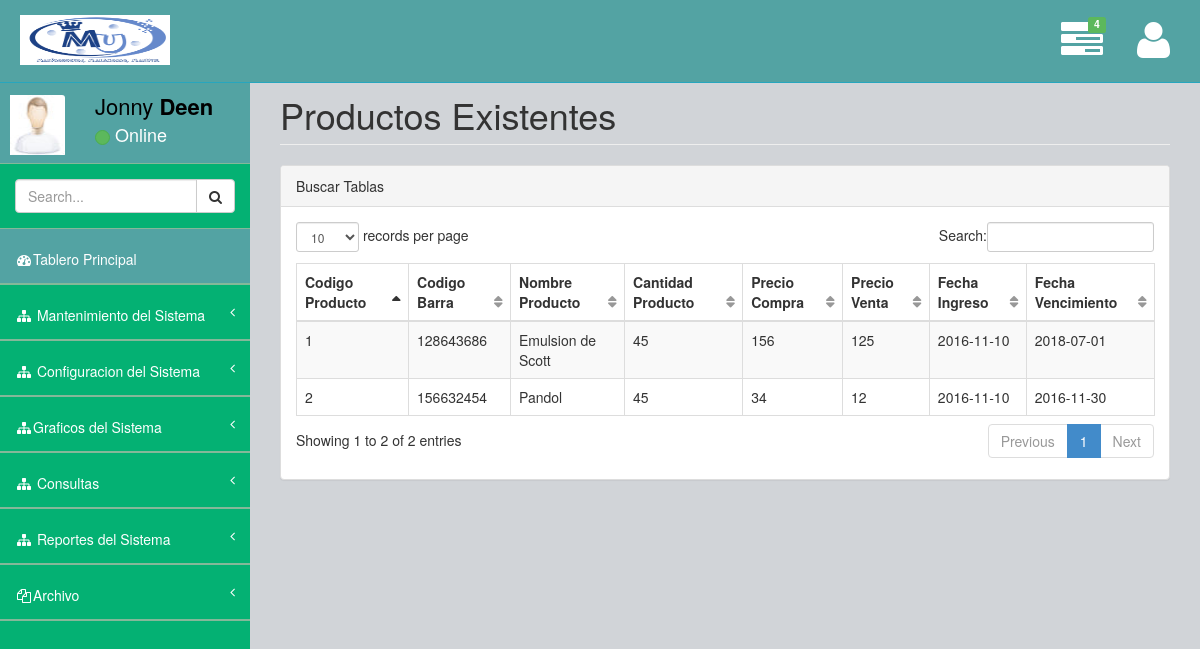
The app's page /Sistema/class/tables3.php with its own data.
### tables this page shows
CREATE TABLE IF NOT EXISTS `tbl_productos` (
  `codigo_producto` int(11) NOT NULL AUTO_INCREMENT,
  `codigo_presentacion` int(11) NOT NULL,
  `codigo_imagen` int(11) NOT NULL,
  `codigo_estado` int(11) NOT NULL,
  `codigo_tipo_venta` int(11) NOT NULL,
  `codigo_descuento` int(11) NOT NULL,
  `codigo_impuesto` int(11) NOT NULL,
  `codigo_dosis` int(11) NOT NULL,
  `codigo_laboratorio` int(11) NOT NULL,
  `fotografia` tinyblob,
  `codigo_barra` varchar(60) DEFAULT NULL,
  `nombre_producto` varchar(400) NOT NULL,
  `cantidad_producto` int(11) NOT NULL,
  `precio_compra` decimal(10,0) NOT NULL,
  `precio_venta` decimal(10,0) DEFAULT NULL,
  `fecha_ingreso` date NOT NULL,
  `fecha_vencimiento` date NOT NULL,
  `indicaciones_producto` varchar(500) DEFAULT NULL,
  PRIMARY KEY (`codigo_producto`),
  KEY `fk_tbl_productos_tbl_presentaciones_idx` (`codigo_presentacion`),
  KEY `fk_tbl_productos_tbl_laboratorios1_idx` (`codigo_laboratorio`),
  KEY `fk_tbl_productos_tbl_imagenes1_idx` (`codigo_imagen`),
  KEY `fk_tbl_productos_tbl_dosis1_idx` (`codigo_dosis`),
  KEY `fk_tbl_productos_tbl_estados1_idx` (`codigo_estado`),
  KEY `fk_tbl_productos_tbl_tipo_ventas1_idx` (`codigo_tipo_venta`),
  KEY `fk_tbl_productos_tbl_descuentos1_idx` (`codigo_descuento`),
  KEY `fk_tbl_productos_tbl_impuestos1_idx` (`codigo_impuesto`)
);

### Sistema/class/class_conexion.php (called while the page is built, shortened)
<?php
	class Conexion{
		private $usuario="root";
		private $contrasena="";
		private $host="localhost";
		private $baseDatos="db_farmacia_maxutil";
		private $puerto="3306";
		private $link;
		public function establecerConexion(){
			$this->link = mysqli_connect($this->host, $this->usuario, $this->contrasena, $this->baseDatos, $this->puerto);
		}
		public function ejecutarInstruccion($sql){
			return mysqli_query($this->link, $sql);
		}
		public function obtenerFila($resultado){
			return mysqli_fetch_array($resultado);
		}
	}
?>

### Sistema/class/tables3.php (the view, shortened to what this page needs)
<!DOCTYPE html>
<html>
<head>
    <link href="../css/plugins/bootstrap/bootstrap.css" rel="stylesheet" />
    <link href="../css/font-awesome/css/font-awesome.css" rel="stylesheet" />
    <link href="../css/plugins/pace/pace-theme-big-counter.css" rel="stylesheet" />
  <link href="../css/style.css" rel="stylesheet" />
      <link href="../css/main-style.css" rel="stylesheet" />
    <link href="../css/plugins/dataTables/dataTables.bootstrap.css" rel="stylesheet" />
</head>
<body>
    <div id="wrapper">
        <nav class="navbar navbar-default navbar-fixed-top" role="navigation" id="navbar">
            <div class="navbar-header">
                <a class="navbar-brand" href="../formularios/administrador.php" >
                    <img src="../img/logoMaxUtil.png" alt="" width="150" style="height: 50px;" />
                </a>
            </div>
            <ul class="nav navbar-top-links navbar-right">
                <li class="dropdown">
                    <a class="dropdown-toggle" data-toggle="dropdown" href="#">
                        <span class="top-label label label-success">4</span>  <i class="fa fa-tasks fa-3x"></i>
                    </a>
                </li>
                <li class="dropdown">
                    <a class="dropdown-toggle" data-toggle="dropdown" href="#">
                        <i class="fa fa-user fa-3x"></i>
                    </a>
                </li>
            </ul>
        </nav>
        <nav class="navbar-default navbar-static-side" role="navigation">
            <div class="sidebar-collapse">
                <ul class="nav" id="side-menu">
                    <li>
                        <div class="user-section">
                            <div class="user-section-inner">
                                <img src="../img/user.jpg" alt="">
                            </div>
                            <div class="user-info">
                                <div>Jonny <strong>Deen</strong></div>
                                <div class="user-text-online">
                                    <span class="user-circle-online btn btn-success btn-circle "></span>&nbsp;Online
                                </div>
                            </div>
                        </div>
                    </li>
                    <li class="sidebar-search">
                        <div class="input-group custom-search-form">
                            <input type="text" class="form-control" placeholder="Search...">
                            <span class="input-group-btn">
                                <button class="btn btn-default" type="button">
                                    <i class="fa fa-search"></i>
                                </button>
                            </span>
                        </div>
                    </li>
                    <li class="selected">
                        <a href="../formularios/administrador.php"><i class="fa fa-dashboard fa-fw"></i>Tablero Principal</a>
                    </li>
                    <li>
                        <a href="#"><i class="fa fa-sitemap fa-fw"></i> Mantenimiento del Sistema<span class="fa arrow"></span></a>
                    </li>
                    <li>
                        <a href="#"><i class="fa fa-sitemap fa-fw"></i> Configuracion del Sistema<span class="fa arrow"></span></a>
                    </li>
                    <li>
                        <a href="#"><i class="fa fa-sitemap fa-fw"></i>Graficos del Sistema<span class="fa arrow"></span></a>
                    </li>
                    <li>
                        <a href="#"><i class="fa fa-sitemap fa-fw"></i> Consultas<span class="fa arrow"></span></a>
                    </li>
                    <li>
                        <a href="#"><i class="fa fa-sitemap fa-fw"></i> Reportes del Sistema<span class="fa arrow"></span></a>
                    </li>
                    <li>
                        <a href="#"><i class="fa fa-files-o fa-fw"></i>Archivo<span class="fa arrow"></span></a>
                    </li>
                </ul>
            </div>
        </nav>
        <div id="page-wrapper">
            <div class="row">
                <div class="col-lg-12">
                    <h1 class="page-header">Productos Existentes</h1>
                </div>
            </div>
            <div class="row">
                <div class="col-lg-12">
                    <div class="panel panel-default">
                        <div class="panel-heading">
                             Buscar Tablas
                        </div>
                        <div class="panel-body">
                            <div class="table-responsive">
                                <?php
                                include_once("class_conexion.php");
                                $conexion = new Conexion();
                                $resultado = $conexion->ejecutarInstruccion(
                                    "SELECT codigo_producto, codigo_barra, nombre_producto,
                                    cantidad_producto, precio_compra, precio_venta, fecha_ingreso, fecha_vencimiento, indicaciones_producto
                                     FROM tbl_productos "
                                    );
                                    ?>
                                <table class="table table-striped table-bordered table-hover" id="dataTables-example">
                                    <thead>
                                        <tr>
                                            <th>Codigo Producto</th>
                                            <th>Codigo Barra</th>
                                            <th>Nombre Producto</th>
                                            <th>Cantidad Producto</th>
                                            <th>Precio Compra</th>
                                            <th>Precio Venta</th>
                                            <th>Fecha Ingreso</th>
                                            <th>Fecha Vencimiento</th>
                                        </tr>
                                    </thead>
                                    <tbody>
                                    <?php
                               while($fila = $conexion->obtenerFila($resultado)){
                                    ?>
                                    <tr class="odd gradeX">
                                            <td><?php echo $fila["codigo_producto"] ;?></td>
                                            <td><?php echo $fila["codigo_barra"] ;?></td>
                                            <td><?php echo $fila["nombre_producto"] ;?></td>
                                            <td><?php echo $fila["cantidad_producto"] ;?></td>
                                            <td><?php echo $fila["precio_venta"] ;?></td>
                                            <td><?php echo $fila["precio_compra"] ;?></td>
                                            <td><?php echo $fila["fecha_ingreso"] ;?></td>
                                            <td><?php echo $fila["fecha_vencimiento"] ;?></td>
                                        </tr>
                                <?php
                                }
                                ?>
                                    </tbody>
                                </table>
                            </div>
                        </div>
                    </div>
                </div>
            </div>
            </div>
    </div>
</body>
</html>

### Sistema/css/style.css (style rules this page uses)
body { background-color: #f8f8f8; }
#wrapper { width: 100%; margin-top: 55px!important; background-color:#04B173; }
#page-wrapper { padding: 0 15px; min-height: 568px; background-color:rgb(209, 212, 216); }
.navbar-static-side ul li { border-bottom:1px solid #84B899 !important; }
.navbar-top-links li { display: inline-block; }
.navbar-top-links li:last-child { margin-right: 15px; }
.navbar-top-links li a { padding: 20px; min-height: 50px; }
.sidebar-search { padding: 15px; }
.arrow { float: right; }
.fa.arrow:before { content: "\f104"; }
@media (min-width:768px) { .navbar-static-side { z-index: 1; position: absolute; width: 250px; } }
table.dataTable thead .sorting, table.dataTable thead .sorting_asc:after, table.dataTable thead .sorting_desc, table.dataTable thead .sorting_asc_disabled, table.dataTable thead .sorting_desc_disabled { background: transparent; }
table.dataTable thead .sorting_asc:after { content: "\f0de"; float: right; font-family: fontawesome; }
table.dataTable thead .sorting:after { content: "\f0dc"; float: right; font-family: fontawesome; color: rgba(50,50,50,.5); }
.btn-circle { width: 30px; height: 30px; padding: 6px 0; border-radius: 15px; text-align: center; font-size: 12px; line-height: 1.428571429; }

### Sistema/css/main-style.css (style rules this page uses)
.user-section-inner { height: 65px; width: 65px; -moz-border-radius: 3px; -webkit-border-radius: 3px; border-radius: 3px; overflow: hidden; display: inline-block; float: left; margin-right: 15px; margin-top: 20px; }
.user-section-inner img { margin-left:10px; width:55px; height:60px; }
.user-info { display: block; color:#000!important; display: inline-block; padding: 15px; margin-bottom: 0px }
.user-text-online { font-size:18px; color:#fff }
.user-circle-online { width: 15px!important; height: 15px!important; }
.navbar-top-links > li > a { color: #FFFFFF; }
.nav > li > a { padding: 20px 15px; }
#side-menu { background-color:#04B173; }
#side-menu a { color:#fff; border-bottom: 1px solid #84B899 !important; height: 55px; }
.selected { background-color:rgb(83, 163, 163); }
#navbar { background-color:rgb(83, 163, 163); }
.navbar-brand { padding-left:20px; }
.navbar-brand img { height:30px; }
.top-label { position: absolute; top: 50%; right: 50%; margin-top: -24px; margin-right: -24px; }
.navbar-default { border-color: #27A6BE; }
@media (min-width:768px) { #page-wrapper { position: inherit; margin: 0 0 0 250px; padding: 0 30px; min-height: 1000px; } }

### records on screen
tbl_productos: codigo_producto "1", codigo_barra "128643686", nombre_producto "Emulsion de Scott", cantidad_producto "45", precio_venta "156", precio_compra "125", fecha_ingreso "2016-11-10", fecha_vencimiento "2018-07-01"
tbl_productos: codigo_producto "2", codigo_barra "156632454", nombre_producto "Pandol", cantidad_producto "45", precio_venta "34", precio_compra "12", fecha_ingreso "2016-11-10", fecha_vencimiento "2016-11-30"
